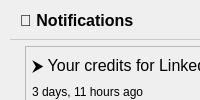
       <widget class="QWidget" name="notice" native="true">
        <property name="styleSheet">
         <string notr="true">#notice{background:white; margin-left:10px; border:1px solid #E1E1E1;border-radius:10px}
#notice_head{border-bottom:1px solid #CACACA; margin-left:10px;}</string>
        </property>
        <layout class="QVBoxLayout" name="verticalLayout">
         <property name="leftMargin">
          <number>0</number>
         </property>
         <property name="topMargin">
          <number>0</number>
         </property>
         <property name="rightMargin">
          <number>0</number>
         </property>
         <property name="bottomMargin">
          <number>0</number>
         </property>
         <item>
          <widget class="QWidget" name="notice_head" native="true">
           <property name="minimumSize">
            <size>
             <width>0</width>
             <height>40</height>
            </size>
           </property>
           <property name="maximumSize">
            <size>
             <width>16777215</width>
             <height>40</height>
            </size>
           </property>
           <layout class="QGridLayout" name="gridLayout_6">
            <property name="leftMargin">
             <number>20</number>
            </property>
            <property name="topMargin">
             <number>0</number>
            </property>
            <property name="rightMargin">
             <number>0</number>
            </property>
            <property name="bottomMargin">
             <number>0</number>
            </property>
            <property name="spacing">
             <number>0</number>
            </property>
            <item row="0" column="0">
             <widget class="QLabel" name="label_10">
              <property name="font">
               <font>
                <pointsize>12</pointsize>
                <weight>75</weight>
                <bold>true</bold>
               </font>
              </property>
              <property name="text">
               <string>🔔 Notifications</string>
              </property>
             </widget>
            </item>
           </layout>
          </widget>
         </item>
         <item>
          <widget class="QWidget" name="widget_7" native="true">
           <property name="styleSheet">
            <string notr="true"/>
           </property>
           <widget class="QFrame" name="notice_1">
            <property name="geometry">
             <rect>
              <x>25</x>
              <y>0</y>
              <width>551</width>
              <height>60</height>
             </rect>
            </property>
            <property name="minimumSize">
             <size>
              <width>0</width>
              <height>60</height>
             </size>
            </property>
            <property name="maximumSize">
             <size>
              <width>16777215</width>
              <height>55</height>
             </size>
            </property>
            <property name="frameShape">
             <enum>QFrame::StyledPanel</enum>
            </property>
            <property name="frameShadow">
             <enum>QFrame::Raised</enum>
            </property>
            <layout class="QVBoxLayout" name="verticalLayout_15">
             <property name="spacing">
              <number>6</number>
             </property>
             <property name="leftMargin">
              <number>6</number>
             </property>
             <property name="topMargin">
              <number>6</number>
             </property>
             <property name="rightMargin">
              <number>6</number>
             </property>
             <property name="bottomMargin">
              <number>6</number>
             </property>
             <item>
              <widget class="QLabel" name="notice_leb_1">
               <property name="minimumSize">
                <size>
                 <width>0</width>
                 <height>25</height>
                </size>
               </property>
               <property name="font">
                <font>
                 <pointsize>12</pointsize>
                </font>
               </property>
               <property name="text">
                <string>⮞ Your credits for Linkedin Job Apply have been reset.</string>
               </property>
              </widget>
             </item>
             <item>
              <widget class="QLabel" name="notice_time_1">
               <property name="font">
                <font>
                 <pointsize>9</pointsize>
                </font>
               </property>
               <property name="text">
                <string>3 days, 11 hours ago</string>
               </property>
              </widget>
             </item>
            </layout>
           </widget>
           <widget class="QFrame" name="notice_2">
            <property name="geometry">
             <rect>
              <x>25</x>
              <y>62</y>
              <width>551</width>
              <height>60</height>
             </rect>
            </property>
            <property name="minimumSize">
             <size>
              <width>0</width>
              <height>60</height>
             </size>
            </property>
            <property name="maximumSize">
             <size>
              <width>16777215</width>
              <height>55</height>
             </size>
            </property>
            <property name="frameShape">
             <enum>QFrame::StyledPanel</enum>
            </property>
            <property name="frameShadow">
             <enum>QFrame::Raised</enum>
            </property>
            <layout class="QVBoxLayout" name="verticalLayout_14">
             <property name="leftMargin">
              <number>6</number>
             </property>
             <property name="topMargin">
              <number>6</number>
             </property>
             <property name="rightMargin">
              <number>6</number>
             </property>
             <property name="bottomMargin">
              <number>6</number>
             </property>
             <item>
              <widget class="QLabel" name="notice_leb_2">
               <property name="minimumSize">
                <size>
                 <width>0</width>
                 <height>25</height>
                </size>
               </property>
               <property name="font">
                <font>
                 <pointsize>12</pointsize>
                </font>
               </property>
               <property name="text">
                <string>⮞ Your credits for Linkedin Job Apply have been reset.</string>
               </property>
              </widget>
             </item>
             <item>
              <widget class="QLabel" name="notice_time_2">
               <property name="font">
                <font>
                 <pointsize>9</pointsize>
                </font>
               </property>
               <property name="text">
                <string>3 days, 11 hours ago</string>
               </property>
              </widget>
             </item>
            </layout>
           </widget>
           <widget class="QFrame" name="notice_3">
            <property name="geometry">
             <rect>
              <x>25</x>
              <y>124</y>
              <width>551</width>
              <height>60</height>
             </rect>
            </property>
            <property name="minimumSize">
             <size>
              <width>0</width>
              <height>60</height>
             </size>
            </property>
            <property name="maximumSize">
             <size>
              <width>16777215</width>
              <height>55</height>
             </size>
            </property>
            <property name="frameShape">
             <enum>QFrame::StyledPanel</enum>
            </property>
            <property name="frameShadow">
             <enum>QFrame::Raised</enum>
            </property>
            <layout class="QVBoxLayout" name="verticalLayout_13">
             <property name="leftMargin">
              <number>6</number>
             </property>
             <property name="topMargin">
              <number>6</number>
             </property>
             <property name="rightMargin">
              <number>6</number>
             </property>
             <property name="bottomMargin">
              <number>6</number>
             </property>
             <item>
              <widget class="QLabel" name="notice_leb_3">
               <property name="minimumSize">
                <size>
                 <width>0</width>
                 <height>25</height>
                </size>
               </property>
               <property name="font">
                <font>
                 <pointsize>12</pointsize>
                </font>
               </property>
               <property name="text">
                <string>⮞ Your credits for Linkedin Job Apply have been reset.</string>
               </property>
              </widget>
             </item>
             <item>
              <widget class="QLabel" name="notice_time_3">
               <property name="font">
                <font>
                 <pointsize>9</pointsize>
                </font>
               </property>
               <property name="text">
                <string>3 days, 11 hours ago</string>
               </property>
              </widget>
             </item>
            </layout>
           </widget>
           <widget class="QFrame" name="notice_4">
            <property name="geometry">
             <rect>
              <x>25</x>
              <y>185</y>
              <width>551</width>
              <height>60</height>
             </rect>
            </property>
            <property name="minimumSize">
             <size>
              <width>0</width>
              <height>60</height>
             </size>
            </property>
            <property name="maximumSize">
             <size>
              <width>16777215</width>
              <height>55</height>
             </size>
            </property>
            <property name="frameShape">
             <enum>QFrame::StyledPanel</enum>
            </property>
            <property name="frameShadow">
             <enum>QFrame::Raised</enum>
            </property>
            <layout class="QVBoxLayout" name="verticalLayout_12">
             <property name="leftMargin">
              <number>6</number>
             </property>
             <property name="topMargin">
              <number>6</number>
             </property>
             <property name="rightMargin">
              <number>6</number>
             </property>
             <property name="bottomMargin">
              <number>6</number>
             </property>
             <item>
              <widget class="QLabel" name="notice_leb_4">
               <property name="minimumSize">
                <size>
                 <width>0</width>
                 <height>25</height>
                </size>
               </property>
               <property name="font">
                <font>
                 <pointsize>12</pointsize>
                </font>
               </property>
               <property name="text">
                <string>⮞ Your credits for Linkedin Job Apply have been reset.</string>
               </property>
              </widget>
             </item>
             <item>
              <widget class="QLabel" name="notice_time_4">
               <property name="font">
                <font>
                 <pointsize>9</pointsize>
                </font>
               </property>
               <property name="text">
                <string>3 days, 11 hours ago</string>
               </property>
              </widget>
             </item>
            </layout>
           </widget>
           <widget class="QFrame" name="notice_5">
            <property name="geometry">
             <rect>
              <x>25</x>
              <y>247</y>
              <width>551</width>
              <height>60</height>
             </rect>
            </property>
            <property name="minimumSize">
             <size>
              <width>0</width>
              <height>60</height>
             </size>
            </property>
            <property name="maximumSize">
             <size>
              <width>16777215</width>
              <height>55</height>
             </size>
            </property>
            <property name="frameShape">
             <enum>QFrame::StyledPanel</enum>
            </property>
            <property name="frameShadow">
             <enum>QFrame::Raised</enum>
            </property>
            <layout class="QVBoxLayout" name="verticalLayout_11">
             <property name="leftMargin">
              <number>6</number>
             </property>
             <property name="topMargin">
              <number>6</number>
             </property>
             <property name="rightMargin">
              <number>6</number>
             </property>
             <property name="bottomMargin">
              <number>6</number>
             </property>
             <item>
              <widget class="QLabel" name="notice_leb_5">
               <property name="minimumSize">
                <size>
                 <width>0</width>
                 <height>25</height>
                </size>
               </property>
               <property name="font">
                <font>
                 <pointsize>12</pointsize>
                </font>
               </property>
               <property name="text">
                <string>⮞ Your credits for Linkedin Job Apply have been reset.</string>
               </property>
              </widget>
             </item>
             <item>
              <widget class="QLabel" name="notice_time_5">
               <property name="font">
                <font>
                 <pointsize>9</pointsize>
                </font>
               </property>
               <property name="text">
                <string>3 days, 11 hours ago</string>
               </property>
              </widget>
             </item>
            </layout>
           </widget>
           <widget class="QFrame" name="notice_6">
            <property name="geometry">
             <rect>
              <x>25</x>
              <y>309</y>
              <width>551</width>
              <height>60</height>
             </rect>
            </property>
            <property name="minimumSize">
             <size>
              <width>0</width>
              <height>60</height>
             </size>
            </property>
            <property name="maximumSize">
             <size>
              <width>16777215</width>
              <height>55</height>
             </size>
            </property>
            <property name="frameShape">
             <enum>QFrame::StyledPanel</enum>
            </property>
            <property name="frameShadow">
             <enum>QFrame::Raised</enum>
            </property>
            <layout class="QVBoxLayout" name="verticalLayout_10">
             <property name="leftMargin">
              <number>6</number>
             </property>
             <property name="topMargin">
              <number>6</number>
             </property>
             <property name="rightMargin">
              <number>6</number>
             </property>
             <property name="bottomMargin">
              <number>6</number>
             </property>
             <item>
              <widget class="QLabel" name="notice_leb_6">
               <property name="minimumSize">
                <size>
                 <width>0</width>
                 <height>25</height>
                </size>
               </property>
               <property name="font">
                <font>
                 <pointsize>12</pointsize>
                </font>
               </property>
               <property name="text">
                <string>⮞ Your credits for Linkedin Job Apply have been reset.</string>
               </property>
              </widget>
             </item>
             <item>
              <widget class="QLabel" name="notice_time_6">
               <property name="font">
                <font>
                 <pointsize>9</pointsize>
                </font>
               </property>
               <property name="text">
                <string>3 days, 11 hours ago</string>
               </property>
              </widget>
             </item>
            </layout>
           </widget>
           <widget class="QFrame" name="notice_7">
            <property name="geometry">
             <rect>
              <x>25</x>
              <y>371</y>
              <width>551</width>
              <height>60</height>
             </rect>
            </property>
            <property name="minimumSize">
             <size>
              <width>0</width>
              <height>60</height>
             </size>
            </property>
            <property name="maximumSize">
             <size>
              <width>16777215</width>
              <height>55</height>
             </size>
            </property>
            <property name="frameShape">
             <enum>QFrame::StyledPanel</enum>
            </property>
            <property name="frameShadow">
             <enum>QFrame::Raised</enum>
            </property>
            <layout class="QVBoxLayout" name="verticalLayout_9">
             <property name="leftMargin">
              <number>6</number>
             </property>
             <property name="topMargin">
              <number>6</number>
             </property>
             <property name="rightMargin">
              <number>6</number>
             </property>
             <property name="bottomMargin">
              <number>6</number>
             </property>
             <item>
              <widget class="QLabel" name="notice_leb_7">
               <property name="minimumSize">
                <size>
                 <width>0</width>
                 <height>25</height>
                </size>
               </property>
               <property name="font">
                <font>
                 <pointsize>12</pointsize>
                </font>
               </property>
               <property name="text">
                <string>⮞ Your credits for Linkedin Job Apply have been reset.</string>
               </property>
              </widget>
             </item>
             <item>
              <widget class="QLabel" name="notice_time_7">
               <property name="font">
                <font>
                 <pointsize>9</pointsize>
                </font>
               </property>
               <property name="text">
                <string>3 days, 11 hours ago</string>
               </property>
              </widget>
             </item>
            </layout>
           </widget>
           <widget class="QFrame" name="notice_8">
            <property name="geometry">
             <rect>
              <x>25</x>
              <y>432</y>
              <width>551</width>
              <height>60</height>
             </rect>
            </property>
            <property name="minimumSize">
             <size>
              <width>0</width>
              <height>60</height>
             </size>
            </property>
            <property name="maximumSize">
             <size>
              <width>16777215</width>
              <height>55</height>
             </size>
            </property>
            <property name="frameShape">
             <enum>QFrame::StyledPanel</enum>
            </property>
            <property name="frameShadow">
             <enum>QFrame::Raised</enum>
            </property>
            <layout class="QVBoxLayout" name="verticalLayout_8">
             <property name="leftMargin">
              <number>6</number>
             </property>
             <property name="topMargin">
              <number>6</number>
             </property>
             <property name="rightMargin">
              <number>6</number>
             </property>
             <property name="bottomMargin">
              <number>6</number>
             </property>
             <item>
              <widget class="QLabel" name="notice_leb_8">
               <property name="minimumSize">
                <size>
                 <width>0</width>
                 <height>25</height>
                </size>
               </property>
               <property name="font">
                <font>
                 <pointsize>12</pointsize>
                </font>
               </property>
               <property name="text">
                <string>⮞ Your credits for Linkedin Job Apply have been reset.</string>
               </property>
              </widget>
             </item>
             <item>
              <widget class="QLabel" name="notice_time_8">
               <property name="font">
                <font>
                 <pointsize>9</pointsize>
                </font>
               </property>
               <property name="text">
                <string>3 days, 11 hours ago</string>
               </property>
              </widget>
             </item>
            </layout>
           </widget>
          </widget>
         </item>
        </layout>
       </widget>
